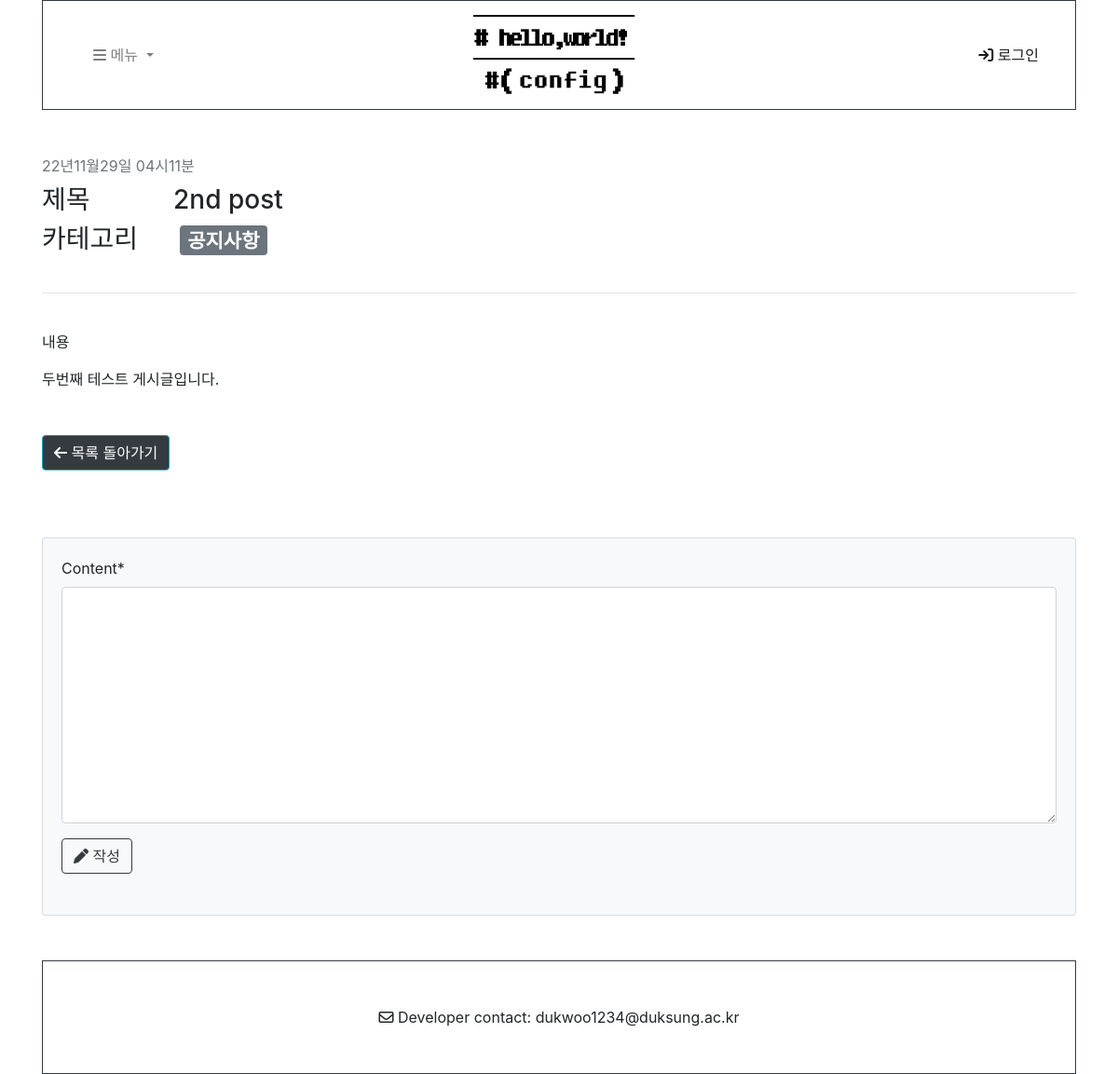
The app's page /bbs/5/ with its own data.
### bbs/models.py (models this page shows, shortened)
class Post(models.Model):
    pkvalue = models.AutoField(primary_key=True)
    title = models.CharField(max_length=25)
    content = models.TextField(max_length=None)
    created_date = models.DateTimeField(auto_now_add=True)
    updated_date = models.DateTimeField(auto_now=True)
    file = models.FileField(upload_to='bbs/fiels/%Y/%m/%d/', blank=True)
    writer = models.ForeignKey(User, on_delete=models.CASCADE)
    category = models.ForeignKey(Category, on_delete=models.CASCADE)

class Category(models.Model):
    name = models.CharField(max_length=50, unique=True)
    slug = models.SlugField(max_length=50, unique=True, allow_unicode=True)
    description = models.TextField(max_length=200)
    def __str__(self):
        return self.name
    class Meta:
        verbose_name_plural = 'Categories'

### bbs/views.py (the view)
# urls.py: path('<int:pk>/', views.PostDetail.as_view()),
class PostDetail(DetailView):
    model = Post
    def get_context_data(self, **kwargs):
        context = super(PostDetail,self).get_context_data()
        context['categories'] = Category.objects.all()
        context['no_category_post_count'] = Post.objects.filter(category=None).count
        context['comment_form'] = CommentForm
        return context

### bbs/templates/bbs/post_detail.html (shortened to what this page needs)
<!DOCTYPE html>
{% load static %}
{% load crispy_forms_tags %}
<html lang="ko">
<head>
    <link rel="stylesheet" href="https://cdn.jsdelivr.net/npm/bootstrap@4.5.3/dist/css/bootstrap.min.css">
</head>
<body>
    <div class="container" style="margin: auto;">
    <nav class="navbar navbar-expand-lg navbar-light bg-white border border-dark">
        <div class="container">
            <div class="collapse navbar-collapse col-1" id="navbarNavDropdown">
                <ul class="navbar-nav">
                    <li class="nav-item dropdown">
                        <a class="nav-link dropdown-toggle" href="#" id="navbarDropdownMenuLink" role="button" data-toggle="dropdown" aria-haspopup="true" aria-expanded="false">
                            <i class="fa-sharp fa-solid fa-bars"></i> 메뉴
                        </a>
                    </li>
                </ul>
            </div>
            <div class="col-7.5" style="text-align: center;">
                <a class="navbar-brand" href="http://127.0.0.1:8000/bbs/">
                    <img src="{% static '/image/logo.jpg' %}" alt="logo image" style="width: 180px; height:90px;" />
                </a>
            </div>
            <ul class="navbar-nav col-1.5 float-right">
                <li class="nav-item active">
                    <a class="nav-link" href="http://127.0.0.1:8000/bbs/login/">
                        <i class="fa-sharp fa-solid fa-arrow-right-to-bracket"></i> 로그인 <span class="sr-only">(current)</span>
                    </a>
                </li>
            </ul>
        </div>
    </nav>
    <div id="post-area">
        <header class="mb-4">
            <br><br>
            <div class="text-muted fst-italic mb-2">{{post.created_date | date:"y년m월d일 h시m분"}}</div>
            <div class="fw-bolder mb-1" id="title">
                <h3>제목&nbsp;&nbsp;&nbsp;&nbsp;&nbsp;&nbsp;&nbsp;&nbsp;&nbsp;&nbsp;&nbsp;&nbsp;{{post.title}}</h3>
            </div>
            <h3 class="fw-bolder mb-1">카테고리&nbsp;&nbsp;&nbsp;&nbsp;&nbsp;
                {% if post.category %}
                    <p class="badge badge-secondary">{{post.category}}</p>
                {% endif %}
            </h3>
        </header>
        <hr>
        <section class="mb-5">
            <div class="fs-5 mb-4">
                <br>
                <p>내용</p>
                <p>{{post.content}}</p>
            </div>
        </section>
        {% if post.file %}
            <section class="mb-5">
                <div class="fs-5 mb-4">
                    <p>첨부파일: <p class="font-italic" style="text-decoration: underline;">{{post.get_file_name}}</p></p>
                    <a href="{{post.file.url}}" class="btn btn-outline-dark" role="button" download>
                        Download
                    </a>
                    <a class="btn btn-info float-right bg-dark" href="http://127.0.0.1:8000/bbs/" role="button">
                        <i class="fa-sharp fa-solid fa-arrow-left"></i> 목록 돌아가기
                    </a>
                </div>
            </section>
        {% else %}
            <section class="mb-5">
                <div class="fs-5 mb-4">
                    <a class="btn btn-info bg-dark" href="http://127.0.0.1:8000/bbs/" role="button">
                        <i class="fa-sharp fa-solid fa-arrow-left"></i> 목록 돌아가기
                    </a>
                </div>
            </section>
        {% endif %}
    </div>
    <br>
    <div id="comment-area" class="mb-5">
        <div class="card bg-light">
            <div class="card-body">
                <form class="mb-4" id="comment-form" method="post">
                    <div class="form-group">
                        {{ comment_form | crispy }}
                    </div>
                    <button type="submit" class="btn btn-outline-dark">
                        <i class="fa-sharp fa-solid fa-pen"></i> 작성
                    </button>
                </form>
            </div>
        </div>
    </div>
    <footer class="py-5 bg-white border border-dark">
        <div class="container">
            <p class="m-0 text-center text-black">
                <i class="fa-regular fa-envelope"></i> Developer contact: dukwoo1234@duksung.ac.kr
            </p>
        </div>
    </footer>
</div>
</body>
</html>

### records on screen
Post: created_date "22년11월29일 04시11분", title "2nd post", category "공지사항", content "두번째 테스트 게시글입니다."
